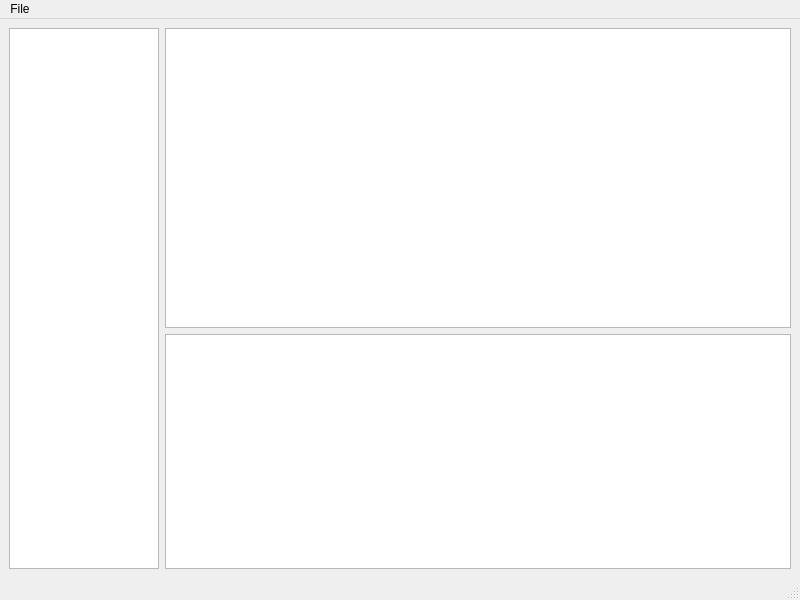
<?xml version="1.0" encoding="UTF-8"?>
<ui version="4.0">
 <class>pdfviewer</class>
 <widget class="QMainWindow" name="pdfviewer">
  <property name="geometry">
   <rect>
    <x>0</x>
    <y>0</y>
    <width>800</width>
    <height>600</height>
   </rect>
  </property>
  <property name="windowTitle">
   <string>PDF Viewer</string>
  </property>
  <widget class="QWidget" name="centralwidget">
   <layout class="QHBoxLayout" name="horizontalLayout">
    <item>
     <widget class="QListWidget" name="listWidget">
      <property name="maximumSize">
       <size>
        <width>150</width>
        <height>16777215</height>
       </size>
      </property>
     </widget>
    </item>
    <item>
     <layout class="QVBoxLayout" name="verticalLayout">
      <item>
       <widget class="QGraphicsView" name="graphicsView">
        <property name="minimumSize">
         <size>
          <width>400</width>
          <height>300</height>
         </size>
        </property>
       </widget>
      </item>
      <item>
       <widget class="QTextBrowser" name="textBrowser"/>
      </item>
     </layout>
    </item>
   </layout>
  </widget>
  <widget class="QMenuBar" name="menubar">
   <property name="geometry">
    <rect>
     <x>0</x>
     <y>0</y>
     <width>800</width>
     <height>25</height>
    </rect>
   </property>
   <widget class="QMenu" name="menuFile">
    <property name="title">
     <string>File</string>
    </property>
    <addaction name="actionOpen"/>
    <addaction name="actionExport"/>
   </widget>
   <addaction name="menuFile"/>
  </widget>
  <widget class="QStatusBar" name="statusbar"/>
  <action name="actionOpen">
   <property name="text">
    <string>Open PDF</string>
   </property>
  </action>
  <action name="actionExport">
   <property name="text">
    <string>Export Page</string>
   </property>
  </action>
 </widget>
 <resources/>
 <connections/>
</ui>
